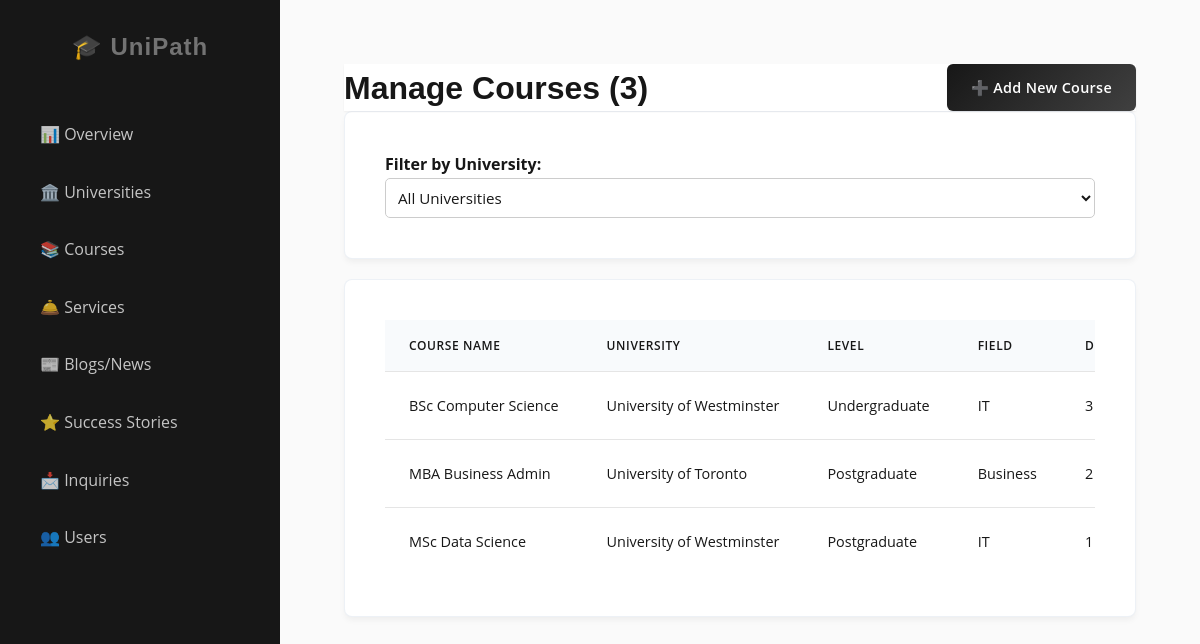
The page /admin/manage_courses.php (signed in) on the database its author committed.
### tables this page shows
CREATE TABLE `courses` (
  `course_id` int(11) NOT NULL,
  `uni_id` int(11) NOT NULL,
  `name` varchar(100) NOT NULL,
  `level` enum('Undergraduate','Postgraduate','Diploma','PhD') DEFAULT NULL,
  `field_of_study` varchar(100) DEFAULT NULL,
  `duration` varchar(50) DEFAULT NULL,
  `tuition_fee` decimal(10,2) DEFAULT NULL,
  `created_by` int(11) DEFAULT NULL
);

CREATE TABLE `universities` (
  `uni_id` int(11) NOT NULL,
  `name` varchar(100) NOT NULL,
  `logo_image` varchar(255) DEFAULT NULL,
  `description` text DEFAULT NULL,
  `ranking` int(11) DEFAULT NULL,
  `website_url` varchar(255) DEFAULT NULL,
  `country_name` varchar(50) NOT NULL,
  `cost_of_living` text DEFAULT NULL,
  `created_by` int(11) DEFAULT NULL
);

### admin/manage_courses.php (the view, shortened to what this page needs)
<?php
include '../includes/db_connect.php';
$where_clause = "";
$sql = "SELECT courses.*, universities.name as uni_name
        FROM courses
        LEFT JOIN universities ON courses.uni_id = universities.uni_id
        $where_clause
        ORDER BY courses.name ASC";
$result = mysqli_query($conn, $sql);
?>
<!DOCTYPE html>
<html lang="en">
<head>
    <link rel="stylesheet" href="../assets/css/style.css">
</head>
<body>
    <div class="dashboard-container">
        <?php include 'sidebar.php'; ?>
        <div class="main-content">
            <header class="header-actions">
                <h1>Manage Courses (<?php
                $count_query = "SELECT COUNT(*) as total FROM courses";
                $count_res = mysqli_query($conn, $count_query);
                $count_row = mysqli_fetch_assoc($count_res);
                echo $count_row['total'];
                ?>)</h1>
                <a href="add_course.php" class="btn btn-primary">➕ Add New Course</a>
            </header>
            <div class="content-section" style="margin-bottom: 20px;">
                <label for="universityFilter" style="font-weight: bold;">Filter by University:</label>
                <select id="universityFilter" onchange="filterCourses()"
                    style="padding: 8px; border-radius: 5px; border: 1px solid #ccc; min-width: 200px;">
                    <option value="">All Universities</option>
                </select>
            </div>
            <div class="content-section">
                <?php if ($result && mysqli_num_rows($result) > 0): ?>
                    <div style="overflow-x: auto;">
                        <table class="table">
                            <thead>
                                <tr>
                                    <th>Course Name</th>
                                    <th>University</th>
                                    <th>Level</th>
                                    <th>Field</th>
                                    <th>Duration</th>
                                </tr>
                            </thead>
                            <tbody>
                                <?php while ($row = mysqli_fetch_assoc($result)): ?>
                                    <tr>
                                        <td><?php echo htmlspecialchars($row['name']); ?></td>
                                        <td><?php echo htmlspecialchars($row['uni_name']); ?></td>
                                        <td><?php echo htmlspecialchars($row['level']); ?></td>
                                        <td><?php echo htmlspecialchars($row['field_of_study']); ?></td>
                                        <td><?php echo htmlspecialchars($row['duration']); ?></td>
                                    </tr>
                                <?php endwhile; ?>
                            </tbody>
                        </table>
                    </div>
                <?php else: ?>
                    <p>No courses found.</p>
                <?php endif; ?>
            </div>
        </div>
    </div>
</body>
</html>

### assets/css/style.css (style rules this page uses)
:root { --primary-color: #171717; --primary-light: #404040; --secondary-color: #737373; --accent-color: #171717; --primary-hover: #000000; --text-main: #171717; --text-body: #525252; --text-light: #a3a3a3; --bg-body: #fafafa; --bg-surface: #ffffff; --border-color: #e5e5e5; --success-color: #15803d; --warning-color: #b45309; --danger-color: #b91c1c; --font-heading: "Poppins", sans-serif; --font-body: "Open Sans", sans-serif; --radius-sm: 4px; --radius-md: 6px; --radius-lg: 8px; --radius-xl: 12px; --radius-full: 9999px; --shadow-sm: 0 1px 2px 0 rgba(0, 0, 0, 0.05); --shadow-md: 0 4px 6px -1px rgba(0, 0, 0, 0.02); --shadow-lg: 0 10px 15px -3px rgba(0, 0, 0, 0.03); --shadow-hover: 0 10px 15px -3px rgba(0, 0, 0, 0.05); }
* { margin: 0; padding: 0; box-sizing: border-box; }
body { font-family: var(--font-body); background-color: var(--bg-body); color: var(--text-main); line-height: 1.6; -webkit-font-smoothing: antialiased; }
h1, h2, h3, h4, h5, h6 { font-family: var(--font-heading); font-weight: 600; color: var(--primary-color); line-height: 1.25; }
a { text-decoration: none; color: var(--primary-color); }
header { background: var(--bg-surface); position: sticky; top: 0; z-index: 10; box-shadow: var(--shadow-sm); }
.btn { display: inline-flex; align-items: center; justify-content: center; gap: 8px; padding: 0.75rem 1.5rem; border-radius: var(--radius-md); font-weight: 600; font-size: 0.9rem; letter-spacing: 0.3px; cursor: pointer; transition: all 0.25s cubic-bezier(0.4, 0, 0.2, 1); border: 1px solid transparent; box-shadow: var(--shadow-sm); }
.btn-primary { background: linear-gradient(135deg, var(--primary-color), var(--primary-light)); color: var(--bg-surface); border: none; }
.header-actions { display: flex; justify-content: space-between; align-items: center; gap: 15px; }
.card, .content-section, .stat-card, .uni-card, .story-card, .value-card, .blog-card, .team-card, .service-card { background: var(--bg-surface); border-radius: var(--radius-lg); box-shadow: 0 4px 6px -1px rgba(0, 0, 0, 0.05); border: 1px solid var(--border-color); transition: all 0.3s ease; overflow: hidden; }
.card, .content-section, .stat-card { border: 1px solid rgba(226, 232, 240, 0.6); }
.content-section { padding: 2.5rem; margin-bottom: 2rem; }
.form-control, input[type="text"], input[type="email"], input[type="password"], input[type="number"], input[type="date"], select, textarea { width: 100%; padding: 0.75rem 1rem; font-family: var(--font-body); font-size: 0.95rem; color: var(--text-main); background: var(--bg-surface); border: 1px solid var(--border-color); border-radius: var(--radius-md); transition: all 0.2s ease; }
.dashboard-container { display: flex; min-height: 100vh; background-color: var(--bg-body); }
.main-content { flex: 1; padding: 4rem; overflow-y: auto; }
.table { width: 100%; border-collapse: collapse; background: var(--bg-surface); white-space: nowrap; }
.table th { background: #f8fafc; color: var(--text-muted); font-weight: 600; text-transform: uppercase; font-size: 0.75rem; letter-spacing: 0.05em; padding: 1rem 1.5rem; text-align: left; border-bottom: 1px solid var(--border-color); }
.table td { padding: 1rem 1.5rem; color: var(--text-main); border-bottom: 1px solid var(--border-color); font-size: 0.9rem; }
.table tr:last-child td { border-bottom: none; }

### rows shown on the page
courses: name "BSc Computer Science", uni.name "University of Westminster", level "Undergraduate", field_of_study "IT", duration "3…"
courses: name "MBA Business Admin", uni.name "University of Toronto", level "Postgraduate", field_of_study "Business", duration "2…"
courses: name "MSc Data Science", uni.name "University of Westminster", level "Postgraduate", field_of_study "IT", duration "1…"

### other values the page prints
$count_row['total'] "3"
